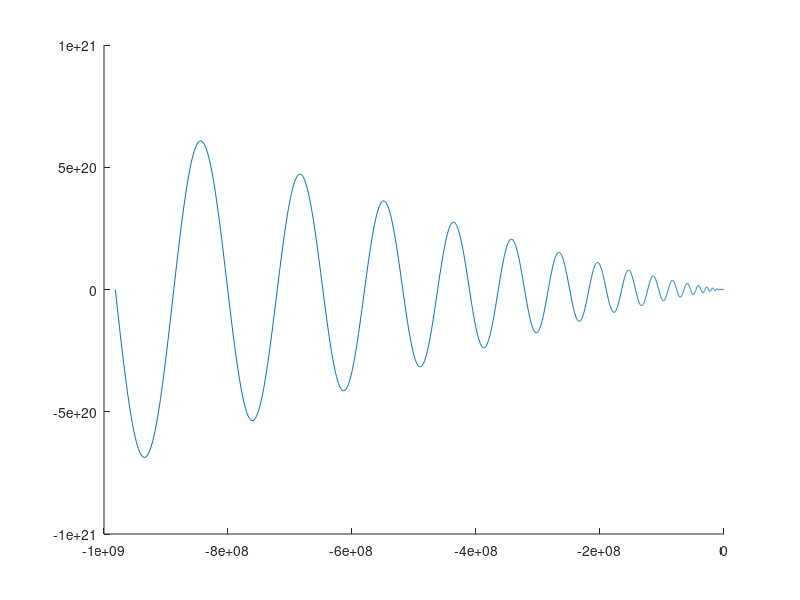

MATLAB code to generate this figure:
pi_counts = 50
sample_size = 3000
x_degree = 4
y_degree = 6

x_factor = 0: (pi_counts/sample_size) : pi_counts;
x = x_factor .* pi;
size(x)
y = sin(x);
size(y)
y_factor = 0:sample_size;

plot(x.*x_factor.^x_degree*-1,(y.*y_factor.^y_degree))
%axis([-5, 50000, -10000000, 10000000])
box off